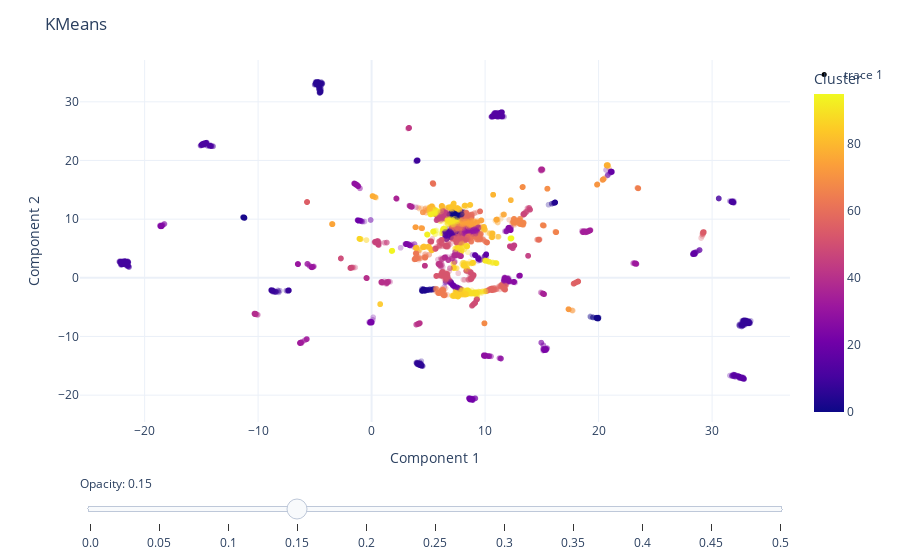

The cell this chart's notebook holds for it:
### Code cell
# Plot the training points
fig = px.scatter(
    data_frame = train_df,
    x = "Component 1",
    y = "Component 2",
    color = "Cluster",
    hover_data = ["taxon_id", "Target", "mm_cluster"],
    opacity = 0.3
) 

# Add the test points as a scatter trace
fig.add_trace(
    go.Scatter(
        x=test_df["Component 1"],  # x coordinates
        y=test_df["Component 2"],  # y coordinates
        mode='markers',
        marker=dict(
            color='black',  
            size=5,  
            opacity=1.0 
        ),
        text=test_df["Target"]  # marker hover text
    )
)

# Opacity slider
steps = []
for i in range(11):  # 0 to 1 in steps of 0.1
    step = dict(
        method="restyle",
        args=[{"marker.opacity": [i/20]}, [0]],  # Adjust opacity of the first trace only
        label=str(i/20)
    )
    steps.append(step)
sliders = [dict(
    active=3,  # initial value corresponding to opacity=0.3
    currentvalue={"prefix": "Opacity: "},
    pad={"t": 50},
    steps=steps
)]

fig.update_layout(
    sliders=sliders,
    title="KMeans",
    template="plotly_white",
)

fig.show()

### Figure 1 — Plotly figure (JSON) as saved in the notebook; plotly's stock layout.template omitted (floating-point values rounded to 4 significant figures; data arrays with more than 128 entries replaced by an {"elided": "..."} marker saying what was removed)
{"data": [{"customdata": {"elided": "8432x3 mixed values"}, "hovertemplate": "Component 1=%{x}<br>Component 2=%{y}<br>taxon_id=%{customdata[0]}<br>Target=%{customdata[1]}<br>mm_cluster=%{customdata[2]}<br>Cluster=%{marker.color}<extra></extra>", "legendgroup": "", "marker": {"color": {"elided": "8432 int values"}, "coloraxis": "coloraxis", "opacity": 0.3, "symbol": "circle"}, "mode": "markers", "name": "", "showlegend": false, "type": "scattergl", "x": {"elided": "8432 float values"}, "xaxis": "x", "y": {"elided": "8432 float values"}, "yaxis": "y"}, {"marker": {"color": "black", "opacity": 1, "size": 5}, "mode": "markers", "text": ["unknown", "unknown", "unknown", "unknown", "unknown", "unknown", "unknown", "unknown", "unknown", "unknown", "unknown", "unknown", "unknown", "unknown", "unknown", "unknown", "unknown", "unknown", "unknown", "unknown", "unknown", "unknown", "unknown"], "type": "scatter", "x": [8.018, 8.316, 7.568, 8.184, 7.587, 8.497, 7.725, 8.073, 8.05, 7.497, 7.684, 8.417, 7.403, 7.537, 7.679, 8.426, 7.829, 8.468, 8.329, 7.978, 7.326, 8.452, 8.294], "y": [10.64, 10.39, 8.697, 8.884, 9.511, 9.886, 9.177, 8.713, 10.51, 8.575, 9.588, 10.51, 11.12, 8.726, 8.013, 10.4, 8.411, 10.29, 8.275, 9.382, 8.639, 9.242, 10.32]}], "layout": {"coloraxis": {"colorbar": {"title": {"text": "Cluster"}}, "colorscale": [[0, "#0d0887"], [0.1111, "#46039f"], [0.2222, "#7201a8"], [0.3333, "#9c179e"], [0.4444, "#bd3786"], [0.5556, "#d8576b"], [0.6667, "#ed7953"], [0.7778, "#fb9f3a"], [0.8889, "#fdca26"], [1, "#f0f921"]]}, "legend": {"tracegroupgap": 0}, "margin": {"t": 60}, "sliders": [{"active": 3, "currentvalue": {"prefix": "Opacity: "}, "pad": {"t": 50}, "steps": [{"args": [{"marker.opacity": [0]}, [0]], "label": "0.0", "method": "restyle"}, {"args": [{"marker.opacity": [0.05]}, [0]], "label": "0.05", "method": "restyle"}, {"args": [{"marker.opacity": [0.1]}, [0]], "label": "0.1", "method": "restyle"}, {"args": [{"marker.opacity": [0.15]}, [0]], "label": "0.15", "method": "restyle"}, {"args": [{"marker.opacity": [0.2]}, [0]], "label": "0.2", "method": "restyle"}, {"args": [{"marker.opacity": [0.25]}, [0]], "label": "0.25", "method": "restyle"}, {"args": [{"marker.opacity": [0.3]}, [0]], "label": "0.3", "method": "restyle"}, {"args": [{"marker.opacity": [0.35]}, [0]], "label": "0.35", "method": "restyle"}, {"args": [{"marker.opacity": [0.4]}, [0]], "label": "0.4", "method": "restyle"}, {"args": [{"marker.opacity": [0.45]}, [0]], "label": "0.45", "method": "restyle"}, {"args": [{"marker.opacity": [0.5]}, [0]], "label": "0.5", "method": "restyle"}]}], "title": {"text": "KMeans"}, "xaxis": {"anchor": "y", "domain": [0, 1], "title": {"text": "Component 1"}}, "yaxis": {"anchor": "x", "domain": [0, 1], "title": {"text": "Component 2"}}}}
